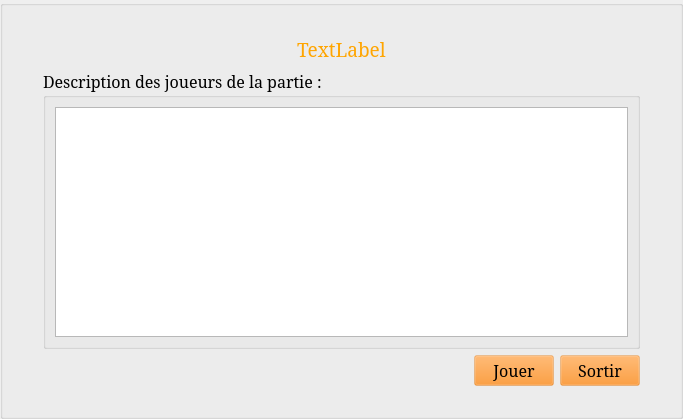
<?xml version="1.0" encoding="UTF-8"?>
<ui version="4.0">
 <class>DescriptionPlayersNetwork</class>
 <widget class="QWidget" name="DescriptionPlayersNetwork">
  <property name="geometry">
   <rect>
    <x>0</x>
    <y>0</y>
    <width>683</width>
    <height>419</height>
   </rect>
  </property>
  <property name="windowTitle">
   <string>Form</string>
  </property>
  <layout class="QVBoxLayout" name="verticalLayout">
   <property name="margin">
    <number>0</number>
   </property>
   <item>
    <widget class="QGroupBox" name="groupBox">
     <property name="styleSheet">
      <string notr="true">#groupBox {
	border-image: url(:/images/menu_fond);
}

#label {
	color: orange;
}

QPushButton {
	background-color: rgba(255, 128, 0, 50);
}

QPushButton::hover{
	background-color: rgba(255, 0, 0, 100);
	font-weight: bold;
}</string>
     </property>
     <property name="title">
      <string/>
     </property>
     <layout class="QVBoxLayout" name="verticalLayout_2">
      <property name="sizeConstraint">
       <enum>QLayout::SetMinimumSize</enum>
      </property>
      <property name="leftMargin">
       <number>40</number>
      </property>
      <property name="topMargin">
       <number>30</number>
      </property>
      <property name="rightMargin">
       <number>40</number>
      </property>
      <property name="bottomMargin">
       <number>30</number>
      </property>
      <item>
       <layout class="QHBoxLayout" name="horizontalLayout_2">
        <item>
         <spacer name="horizontalSpacer_2">
          <property name="orientation">
           <enum>Qt::Horizontal</enum>
          </property>
          <property name="sizeHint" stdset="0">
           <size>
            <width>40</width>
            <height>20</height>
           </size>
          </property>
         </spacer>
        </item>
        <item>
         <widget class="QLabel" name="label">
          <property name="font">
           <font>
            <family>Serif</family>
            <pointsize>14</pointsize>
           </font>
          </property>
          <property name="text">
           <string>TextLabel</string>
          </property>
         </widget>
        </item>
        <item>
         <spacer name="horizontalSpacer_3">
          <property name="orientation">
           <enum>Qt::Horizontal</enum>
          </property>
          <property name="sizeHint" stdset="0">
           <size>
            <width>40</width>
            <height>20</height>
           </size>
          </property>
         </spacer>
        </item>
       </layout>
      </item>
      <item>
       <layout class="QHBoxLayout" name="DescribePlayerLayout">
        <item>
         <widget class="QGroupBox" name="groupBox_2">
          <property name="font">
           <font>
            <family>Serif</family>
            <pointsize>12</pointsize>
           </font>
          </property>
          <property name="title">
           <string>Description des joueurs de la partie :</string>
          </property>
          <layout class="QVBoxLayout" name="verticalLayout_3">
           <item>
            <widget class="QTableWidget" name="tablePlayer">
             <property name="enabled">
              <bool>true</bool>
             </property>
             <property name="font">
              <font>
               <family>Serif</family>
               <pointsize>12</pointsize>
              </font>
             </property>
             <property name="lineWidth">
              <number>1</number>
             </property>
             <property name="horizontalScrollBarPolicy">
              <enum>Qt::ScrollBarAlwaysOff</enum>
             </property>
             <property name="iconSize">
              <size>
               <width>0</width>
               <height>0</height>
              </size>
             </property>
             <property name="columnCount">
              <number>3</number>
             </property>
             <attribute name="horizontalHeaderVisible">
              <bool>false</bool>
             </attribute>
             <attribute name="verticalHeaderVisible">
              <bool>false</bool>
             </attribute>
             <column>
              <property name="text">
               <string>Nom</string>
              </property>
              <property name="font">
               <font>
                <family>Serif</family>
                <pointsize>12</pointsize>
                <weight>75</weight>
                <bold>true</bold>
               </font>
              </property>
              <property name="background">
               <color>
                <red>255</red>
                <green>150</green>
                <blue>0</blue>
               </color>
              </property>
             </column>
             <column>
              <property name="text">
               <string>Avatar</string>
              </property>
              <property name="font">
               <font>
                <family>Serif</family>
                <pointsize>12</pointsize>
                <weight>75</weight>
                <bold>true</bold>
               </font>
              </property>
              <property name="background">
               <color>
                <red>255</red>
                <green>150</green>
                <blue>0</blue>
               </color>
              </property>
             </column>
             <column>
              <property name="text">
               <string/>
              </property>
              <property name="background">
               <color>
                <red>255</red>
                <green>150</green>
                <blue>0</blue>
               </color>
              </property>
             </column>
            </widget>
           </item>
          </layout>
         </widget>
        </item>
       </layout>
      </item>
      <item>
       <layout class="QHBoxLayout" name="horizontalLayout">
        <item>
         <spacer name="horizontalSpacer">
          <property name="orientation">
           <enum>Qt::Horizontal</enum>
          </property>
          <property name="sizeHint" stdset="0">
           <size>
            <width>40</width>
            <height>20</height>
           </size>
          </property>
         </spacer>
        </item>
        <item>
         <widget class="QPushButton" name="buttonPlay">
          <property name="font">
           <font>
            <family>Serif</family>
            <pointsize>12</pointsize>
           </font>
          </property>
          <property name="text">
           <string>Jouer</string>
          </property>
         </widget>
        </item>
        <item>
         <widget class="QPushButton" name="buttonExit">
          <property name="font">
           <font>
            <family>Serif</family>
            <pointsize>12</pointsize>
           </font>
          </property>
          <property name="text">
           <string>Sortir</string>
          </property>
         </widget>
        </item>
       </layout>
      </item>
     </layout>
    </widget>
   </item>
  </layout>
 </widget>
 <resources/>
 <connections/>
</ui>
